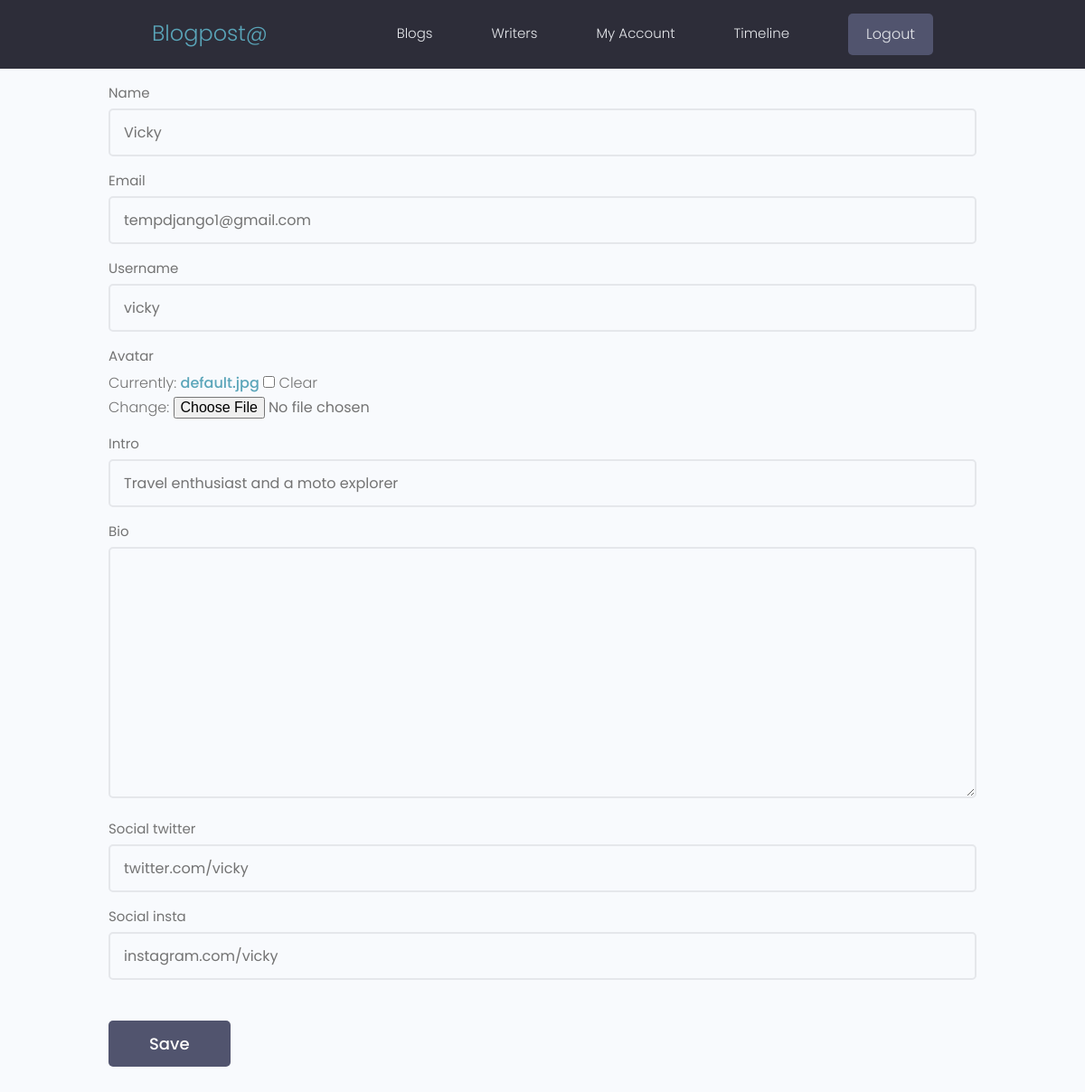
/account/update-profile/ (signed in), run on the app's committed database.
### users/models.py (models this page shows, shortened)
class Profile(models.Model):
    user = models.OneToOneField(User , on_delete=models.CASCADE , null= True ,blank= True)
    name = models.CharField(max_length=100)
    email = models.EmailField(max_length=200)
    username = models.CharField(max_length=100, unique=True)
    avatar = models.ImageField(default= 'default.jpg',null = True ,blank = True , upload_to = 'profileimages')
    intro = models.CharField(max_length=250, null=True ,blank=True)
    bio = models.TextField(null=True,blank=True)
    social_twitter = models.CharField(max_length=100, blank= True ,null= True)
    social_insta = models.CharField(max_length=100, blank= True ,null= True)
    created = models.DateField(auto_now_add= True)
    id = models.UUIDField(default = uuid.uuid4 , primary_key= True ,unique= True ,editable= False)

### users/views.py (the view)
# urls.py: path('update-profile/', views.update_profile, name= 'update-profile'),
@login_required(login_url= 'login_user')
def update_profile(request):
    user = request.user
    profile = user.profile
    form = ProfileForm(instance =  profile)
    if request.method == 'POST':
        form = ProfileForm(request.POST , request.FILES,instance =  profile)
        if form.is_valid():
            form.save()
        return redirect('home')
    return render(request , 'users/profileform.html' ,{'form': form})

### users/forms.py
class ProfileForm(ModelForm):
    class Meta:
        model = Profile
        exclude = ['user']
    def __init__(self , *args , **kwargs):
        super().__init__(*args , **kwargs)
        for name, field in self.fields.items():
            field.widget.attrs.update({'class': 'input'})

### users/templates/users/profileform.html (shortened to what this page needs)
{% extends 'main.html' %}
{% block content %}
<form method="POST" action="">
    <div class="container">
        {% for field in form %}
        <div class="form__field" >
            <label for="formInput#text">{{field.label}}</label>
            <span>{{field}}</span>
        </div>
        {% endfor %}
    <input type="submit" value="Save" class="btn btn--sub btn--lg  my-md">
    </div>
</form>
{% endblock content %}

### static/styles/app.css (style rules this page uses)
:root { --color-sub: #2d2d39; }
.btn--sub { background-color: var(--color-sub-light); }

### static/uikit/styles/modules/_variables.css (style rules this page uses)
:root { --color-main: #5aa5b9; --color-main-light: #e6faff; --color-sub: #3f4156; --color-sub-light: #51546e; --color-sub-lighter: #ededfd; --color-text: #737373; --color-gray: #8b8b8b; --color-light: #e5e7eb; --color-light-gray: #767676; --color-bg: #f8fafd; --color-white: #fffefd; --color-white-light: #f3f3f3; --color-success: #359e64; --color-success-bg: #def8e8; --color-error: #fc4b0b; --color-error-bg: #fff2ee; --font-base: 'Poppins', arial, helvetica, 'Segoe UI', roboto, ubuntu, sans-serif; --font-monospace: 'Fira Code', 'Courier New', courier, monospace; --font-regular: 300; --font-medium: 500; --font-bold: 700; --generic-shadow: 1px 1px 5px #00000010; --generic-transition: all 0.3s ease-in-out; }

### static/uikit/styles/modules/_base.css (style rules this page uses)
* { margin: 0; padding: 0; box-sizing: border-box; text-rendering: optimizeLegibility; color: inherit; font-size: inherit; }
html { font-size: 50%; }
@media only screen and (min-width: 480px) { html { font-size: 56.25%; } }
@media only screen and (min-width: 1200px) { html { font-size: 62.5%; } }
body { line-height: 1.6; font-weight: 400; font-size: 1.5rem; color: var(--color-text); background-color: var(--color-bg); min-height: 100vh; }

### static/uikit/styles/modules/_typography.css (style rules this page uses)
* { font-family: var(--font-base); }
p, span, strong { font-size: 1.6rem; color: var(--color-text); font-weight: var(--font-regular); }
a { padding-bottom: 2px; text-decoration: none; display: inline-block; color: var(--color-main); font-weight: var(--font-medium); }

### static/uikit/styles/modules/_utilities.css (style rules this page uses)
.container { width: 92%; max-width: 165rem; margin: 0 auto; box-sizing: border-box; }
@media screen and (min-width: 1000px) { .container { width: 90%; } }
@media screen and (min-width: 1200px) { .container { width: 80%; } }
.my-md { margin: 3rem auto; }

### static/uikit/styles/modules/_button.css (style rules this page uses)
.btn { display: inline-block; position: relative; cursor: pointer; background-color: var(--color-light); font-weight: var(--font-medium); color: var(--color-sub); text-decoration: none; padding: 1rem 2rem; border-radius: 0.5rem; border: none; width: -webkit-fit-content; width: -moz-fit-content; width: fit-content; height: -webkit-fit-content; height: -moz-fit-content; height: fit-content; font-size: 1.6rem; outline-width: 0; outline-color: transparent; -webkit-backface-visibility: hidden; backface-visibility: hidden; transition: all 0.3s ease-in-out; }
.btn--sub { background-color: var(--color-sub); color: var(--color-white); }
.btn--lg { font-size: 1.8rem; padding: 1.2rem 4.5rem; }

### static/uikit/styles/modules/_form.css (style rules this page uses)
.form__field { margin-top: 1.5rem; margin-bottom: 1.5rem; }
.form__label, .form__field > label { display: block; margin-bottom: 0.5rem; color: var(--color-text); }
input.input[type='text'], input.input[type='email'], input.input[type='password'], input.input[type='number'], textarea.input { min-width: 24rem; width: 100%; padding: 1.2rem 1.5rem; border-radius: 0.5rem; border: 2px solid var(--color-light); transition: all 0.3s ease-in-out; background-color: var(--color-bg); }

### data on the page
Profile: form "Vicky" "tempdjango1@gmail.com" "vicky" "Travel enthusiast and a moto explorer" "twitter.com/vicky" "instagram.com/vicky"

### other printed values
{{ field.label }} "Name" "Email" "Username" "Avatar" "Intro" "Bio" "Social twitter" "Social insta"
